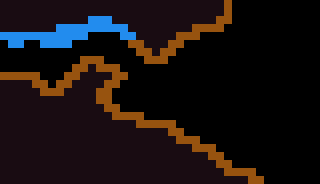

A 2D game scene composited from a Tiled map and its tileset images. What follows is a short description and the map's XML, with every tile layer's data as written:
An orthogonal 40x23 tile map with 8x8 px tiles, 2 tile layers (Terrain, Spikes) and 1 object.

<map version="1.10" tiledversion="1.12.2" orientation="orthogonal" renderorder="right-down" width="40" height="23" tilewidth="8" tileheight="8" infinite="0" nextlayerid="7" nextobjectid="48">
 <tileset firstgid="1" source="../tiles/Foregound.tsx" />
 <layer id="1" name="Terrain" width="40" height="23">
  <data encoding="csv">
5,5,5,5,5,5,5,5,5,5,5,5,5,5,5,5,5,5,5,5,5,5,5,5,5,5,5,5,1,0,0,0,0,0,0,0,0,0,0,0,
5,5,5,5,5,5,5,5,5,5,5,5,5,5,5,5,5,5,5,5,5,5,5,5,5,5,5,5,1,0,0,0,0,0,0,0,0,0,0,0,
5,5,5,5,5,5,5,5,5,5,5,7,7,7,5,5,5,5,5,5,5,5,5,5,5,5,5,1,1,0,0,0,0,0,0,0,0,0,0,0,
5,5,5,5,5,5,5,7,7,7,7,7,7,7,7,7,5,5,5,5,5,5,5,5,1,1,1,1,0,0,0,0,0,0,0,0,0,0,0,0,
7,7,7,7,7,7,7,7,7,7,7,0,0,0,0,7,7,5,5,5,5,5,1,1,1,0,0,0,0,0,0,0,0,0,0,0,0,0,0,0,
0,7,7,0,0,7,7,7,7,0,0,0,0,0,0,0,1,1,5,5,5,1,1,0,0,0,0,0,0,0,0,0,0,0,0,0,0,0,0,0,
0,0,0,0,0,0,0,0,0,0,0,0,0,0,0,0,0,1,1,5,1,1,0,0,0,0,0,0,0,0,0,0,0,0,0,0,0,0,0,0,
0,0,0,0,0,0,0,0,0,0,1,1,1,0,0,0,0,0,1,1,1,0,0,0,0,0,0,0,0,0,0,0,0,0,0,0,0,0,0,0,
0,0,0,0,0,0,0,0,0,1,1,5,1,1,1,0,0,0,0,0,0,0,0,0,0,0,0,0,0,0,0,0,0,0,0,0,0,0,0,0,
1,1,1,1,1,0,0,0,1,1,5,5,5,5,1,1,0,0,0,0,0,0,0,0,0,0,0,0,0,0,0,0,0,0,0,0,0,0,0,0,
5,5,5,5,1,1,0,1,1,5,5,5,5,1,1,0,0,0,0,0,0,0,0,0,0,0,0,0,0,0,0,0,0,0,0,0,0,0,0,0,
5,5,5,5,5,1,1,1,5,5,5,5,1,1,0,0,0,0,0,0,0,0,0,0,0,0,0,0,0,0,0,0,0,0,0,0,0,0,0,0,
5,5,5,5,5,5,5,5,5,5,5,5,1,1,0,0,0,0,0,0,0,0,0,0,0,0,0,0,0,0,0,0,0,0,0,0,0,0,0,0,
5,5,5,5,5,5,5,5,5,5,5,5,5,1,1,0,0,0,0,0,0,0,0,0,0,0,0,0,0,0,0,0,0,0,0,0,0,0,0,0,
5,5,5,5,5,5,5,5,5,5,5,5,5,5,1,1,1,1,0,0,0,0,0,0,0,0,0,0,0,0,0,0,0,0,0,0,0,0,0,0,
5,5,5,5,5,5,5,5,5,5,5,5,5,5,5,5,5,1,1,1,1,1,0,0,0,0,0,0,0,0,0,0,0,0,0,0,0,0,0,0,
5,5,5,5,5,5,5,5,5,5,5,5,5,5,5,5,5,5,5,5,5,1,1,0,0,0,0,0,0,0,0,0,0,0,0,0,0,0,0,0,
5,5,5,5,5,5,5,5,5,5,5,5,5,5,5,5,5,5,5,5,5,5,1,1,1,0,0,0,0,0,0,0,0,0,0,0,0,0,0,0,
5,5,5,5,5,5,5,5,5,5,5,5,5,5,5,5,5,5,5,5,5,5,5,5,1,1,1,0,0,0,0,0,0,0,0,0,0,0,0,0,
5,5,5,5,5,5,5,5,5,5,5,5,5,5,5,5,5,5,5,5,5,5,5,5,5,5,1,1,0,0,0,0,0,0,0,0,0,0,0,0,
5,5,5,5,5,5,5,5,5,5,5,5,5,5,5,5,5,5,5,5,5,5,5,5,5,5,5,1,1,0,0,0,0,0,0,0,0,0,0,0,
5,5,5,5,5,5,5,5,5,5,5,5,5,5,5,5,5,5,5,5,5,5,5,5,5,5,5,5,1,1,1,1,0,0,0,0,0,0,0,0,
5,5,5,5,5,5,5,5,5,5,5,5,5,5,5,5,5,5,5,5,5,5,5,5,5,5,5,5,5,5,5,1,1,0,0,0,0,0,0,0
</data>
 </layer>
 <layer id="3" name="Spikes" width="40" height="23">
  <data encoding="csv">
0,0,0,0,0,0,0,0,0,0,0,0,0,0,0,0,0,0,0,0,0,0,0,0,0,0,0,0,0,0,0,0,0,0,0,0,0,0,0,0,
0,0,0,0,0,0,0,0,0,0,0,0,0,0,0,0,0,0,0,0,0,0,0,0,0,0,0,0,0,0,0,0,0,0,0,0,0,0,0,0,
0,0,0,0,0,0,0,0,0,0,0,0,0,0,0,0,0,0,0,0,0,0,0,0,0,0,0,0,0,0,0,0,0,0,0,0,0,0,0,0,
0,0,0,0,0,0,0,0,0,0,0,0,0,0,0,0,0,0,0,0,0,0,0,0,0,0,0,0,0,0,0,0,0,0,0,0,0,0,0,0,
0,0,0,0,0,0,0,0,0,0,0,0,0,0,0,0,0,0,0,0,0,0,0,0,0,0,0,0,0,0,0,0,0,0,0,0,0,0,0,0,
0,0,0,0,0,0,0,0,0,0,0,0,0,0,0,0,0,0,0,0,0,0,0,0,0,0,0,0,0,0,0,0,0,0,0,0,0,0,0,0,
0,0,0,0,0,0,0,0,0,0,0,0,0,0,0,0,0,0,0,0,0,0,0,0,0,0,0,0,0,0,0,0,0,0,0,0,0,0,0,0,
0,0,0,0,0,0,0,0,0,0,0,0,0,0,0,0,0,0,0,0,0,0,0,0,0,0,0,0,0,0,0,0,0,0,0,0,0,0,0,0,
0,0,0,0,0,0,0,0,0,0,0,0,0,0,0,0,0,0,0,0,0,0,0,0,0,0,0,0,0,0,0,0,0,0,0,0,0,0,0,0,
0,0,0,0,0,0,0,0,0,0,0,0,0,0,0,0,0,0,0,0,0,0,0,0,0,0,0,0,0,0,0,0,0,0,0,0,0,0,0,0,
0,0,0,0,0,0,0,0,0,0,0,0,0,0,0,0,0,0,0,0,0,0,0,0,0,0,0,0,0,0,0,0,0,0,0,0,0,0,0,0,
0,0,0,0,0,0,0,0,0,0,0,0,0,0,0,0,0,0,0,0,0,0,0,0,0,0,0,0,0,0,0,0,0,0,0,0,0,0,0,0,
0,0,0,0,0,0,0,0,0,0,0,0,0,0,0,0,0,0,0,0,0,0,0,0,0,0,0,0,0,0,0,0,0,0,0,0,0,0,0,0,
0,0,0,0,0,0,0,0,0,0,0,0,0,0,0,0,0,0,0,0,0,0,0,0,0,0,0,0,0,0,0,0,0,0,0,0,0,0,0,0,
0,0,0,0,0,0,0,0,0,0,0,0,0,0,0,0,0,0,0,0,0,0,0,0,0,0,0,0,0,0,0,0,0,0,0,0,0,0,0,0,
0,0,0,0,0,0,0,0,0,0,0,0,0,0,0,0,0,0,0,0,0,0,0,0,0,0,0,0,0,0,0,0,0,0,0,0,0,0,0,0,
0,0,0,0,0,0,0,0,0,0,0,0,0,0,0,0,0,0,0,0,0,0,0,0,0,0,0,0,0,0,0,0,0,0,0,0,0,0,0,0,
0,0,0,0,0,0,0,0,0,0,0,0,0,0,0,0,0,0,0,0,0,0,0,0,0,0,0,0,0,0,0,0,0,0,0,0,0,0,0,0,
0,0,0,0,0,0,0,0,0,0,0,0,0,0,0,0,0,0,0,0,0,0,0,0,0,0,0,0,0,0,0,0,0,0,0,0,0,0,0,0,
0,0,0,0,0,0,0,0,0,0,0,0,0,0,0,0,0,0,0,0,0,0,0,0,0,0,0,0,0,0,0,0,0,0,0,0,0,0,0,0,
0,0,0,0,0,0,0,0,0,0,0,0,0,0,0,0,0,0,0,0,0,0,0,0,0,0,0,0,0,0,0,0,0,0,0,0,0,0,0,0,
0,0,0,0,0,0,0,0,0,0,0,0,0,0,0,0,0,0,0,0,0,0,0,0,0,0,0,0,0,0,0,0,0,0,0,0,0,0,0,0,
0,0,0,0,0,0,0,0,0,0,0,0,0,0,0,0,0,0,0,0,0,0,0,0,0,0,0,0,0,0,0,0,0,0,0,0,0,0,0,0
</data>
 </layer>
 <objectgroup id="4" name="Death">
  <object id="47" x="264.875" y="182.5" width="55.125" height="1.13636" />
 </objectgroup>
 <objectgroup id="5" name="Entities" />
 <objectgroup id="6" name="Boundaries" />
</map>
